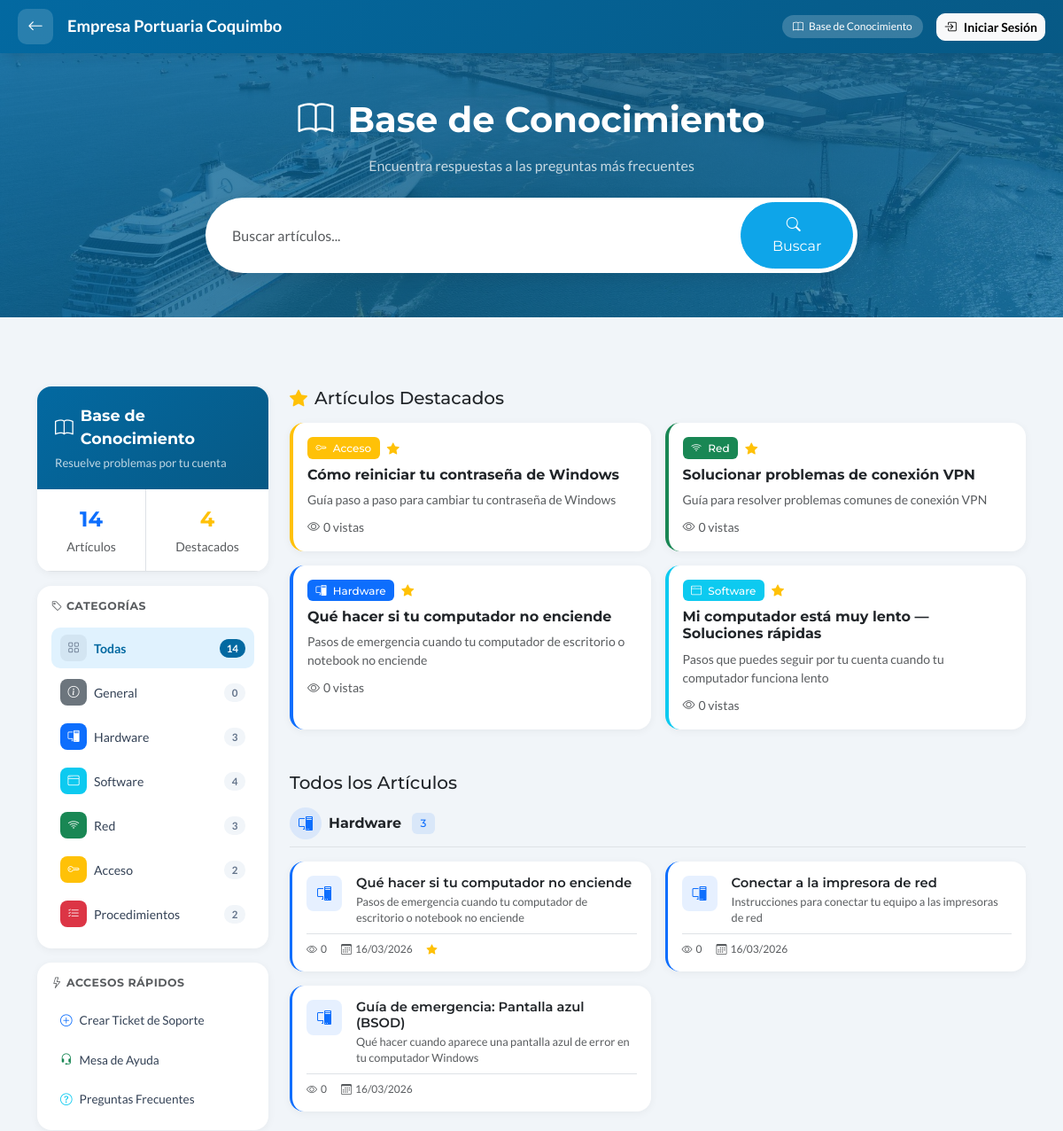
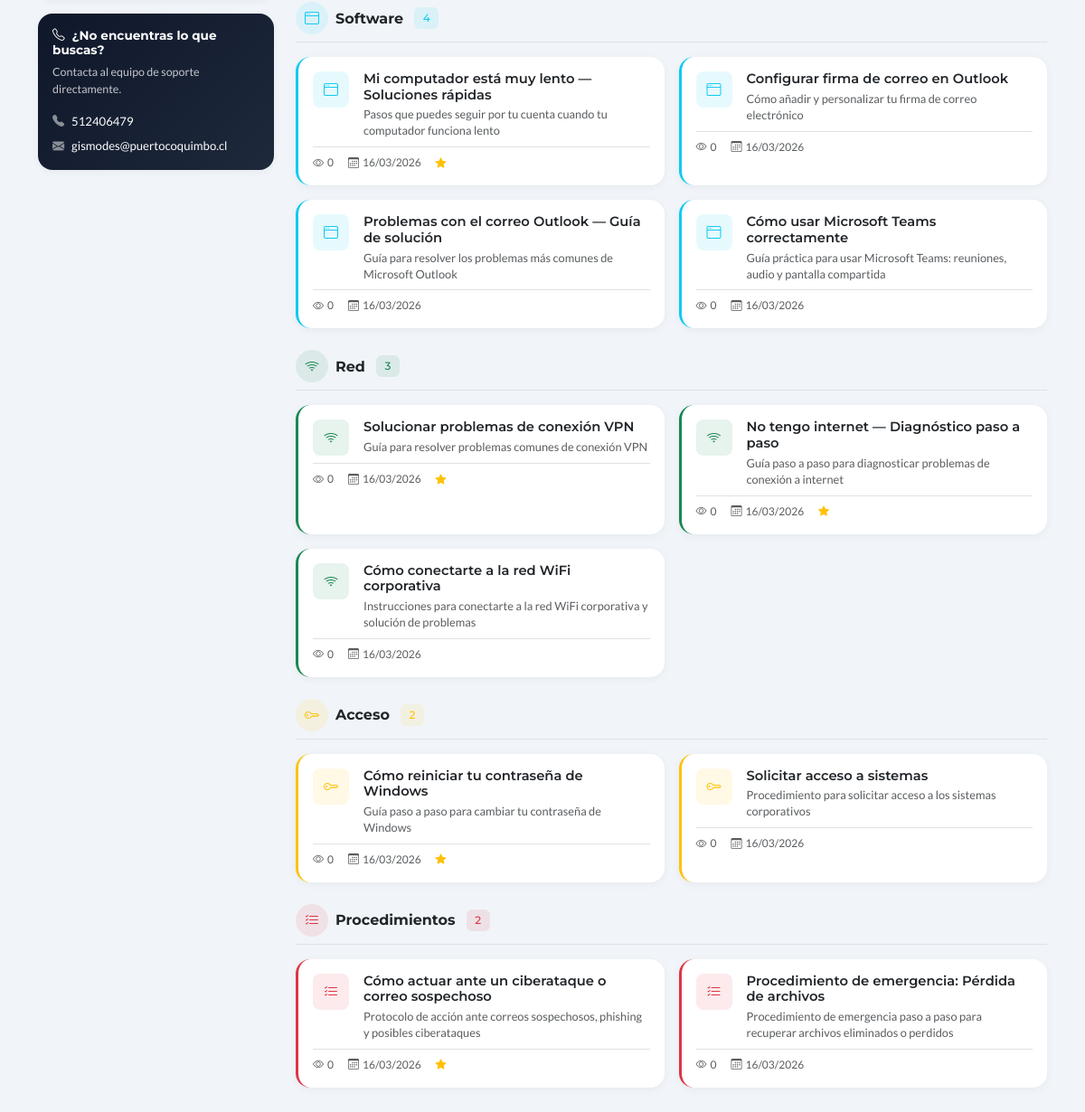
The page /base_conocimiento.php on the database its author committed (2 pictures, top to bottom).
### tables this page shows
CREATE TABLE IF NOT EXISTS knowledge_base (
    id INT AUTO_INCREMENT PRIMARY KEY,
    title VARCHAR(200) NOT NULL,
    slug VARCHAR(200) NOT NULL UNIQUE,
    content TEXT NOT NULL,
    excerpt VARCHAR(500) DEFAULT NULL,
    category ENUM('hardware', 'software', 'red', 'acceso', 'general', 'procedimientos') DEFAULT 'general',
    tags VARCHAR(500) DEFAULT NULL,
    author_id INT DEFAULT NULL,
    views INT DEFAULT 0,
    helpful_yes INT DEFAULT 0,
    helpful_no INT DEFAULT 0,
    is_published TINYINT(1) DEFAULT 1,
    is_featured TINYINT(1) DEFAULT 0,
    related_articles VARCHAR(200) DEFAULT NULL,
    created_at TIMESTAMP DEFAULT CURRENT_TIMESTAMP,
    updated_at TIMESTAMP DEFAULT CURRENT_TIMESTAMP ON UPDATE CURRENT_TIMESTAMP,
    FOREIGN KEY (author_id) REFERENCES users(id) ON DELETE SET NULL,
    INDEX idx_category (category),
    INDEX idx_published (is_published),
    FULLTEXT INDEX idx_search (title, content, tags)
);

### public/base_conocimiento.php (the view, shortened to what the rows shown need)
<?php
require_once '../includes/bootstrap.php';
$user = isLoggedIn() ? getCurrentUser() : null;
$isAdmin = $user && in_array($user['role'], ['admin', 'soporte']);
$article = null;
$search = sanitize($_GET['search'] ?? '');
$category = sanitize($_GET['category'] ?? '');
$where = $isAdmin ? '1=1' : 'is_published = 1';
$params = [];
$stmt = $pdo->prepare("
    SELECT kb.*, u.name as author_name
    FROM knowledge_base kb
    LEFT JOIN users u ON kb.author_id = u.id
    WHERE $where
    ORDER BY is_featured DESC, views DESC, created_at DESC
");
$stmt->execute($params);
$articles = $stmt->fetchAll();
$featuredStmt = $pdo->query("SELECT * FROM knowledge_base WHERE is_featured = 1 AND is_published = 1 ORDER BY views DESC LIMIT 4");
$featured = $featuredStmt->fetchAll();
$categories = [
    'general' => ['name' => 'General', 'icon' => 'info-circle', 'color' => 'secondary'],
    'hardware' => ['name' => 'Hardware', 'icon' => 'pc-display', 'color' => 'primary'],
    'software' => ['name' => 'Software', 'icon' => 'window', 'color' => 'info'],
    'red' => ['name' => 'Red', 'icon' => 'wifi', 'color' => 'success'],
    'acceso' => ['name' => 'Acceso', 'icon' => 'key', 'color' => 'warning'],
    'procedimientos' => ['name' => 'Procedimientos', 'icon' => 'list-check', 'color' => 'danger'],
];
?>
<!DOCTYPE html>
<html lang="es">
<head>
    <link href="https://cdn.jsdelivr.net/npm/bootstrap@5.3.2/dist/css/bootstrap.min.css" rel="stylesheet">
    <link href="https://cdn.jsdelivr.net/npm/bootstrap-icons@1.11.1/font/bootstrap-icons.css" rel="stylesheet">
    <link href="css/intranet.css" rel="stylesheet">
</head>
<body class="<?= $user ? 'has-sidebar' : '' ?>">
    <?php if ($article): ?>
    <div class="page-header" style="padding: 30px 0;">
        <div class="container position-relative">
            <nav aria-label="breadcrumb">
                <ol class="breadcrumb mb-3">
                    <li class="breadcrumb-item"><a href="base_conocimiento.php" class="text-white-50">Base de Conocimiento</a></li>
                    <li class="breadcrumb-item"><a href="?category=<?= $article['category'] ?>" class="text-white-50"><?= $categories[$article['category']]['name'] ?? 'General' ?></a></li>
                    <li class="breadcrumb-item active text-white"><?= htmlspecialchars($article['title']) ?></li>
                </ol>
            </nav>
        </div>
    </div>
    <div class="container py-5">
        <?php if (isset($_GET['thanks'])): ?>
        <div class="alert alert-success alert-dismissible fade show" role="alert">
            <i class="bi bi-heart-fill me-2"></i>¡Gracias por tu feedback!
            <button type="button" class="btn-close" data-bs-dismiss="alert"></button>
        </div>
        <?php endif; ?>
        <div class="row">
            <div class="col-lg-8">
                <div class="card">
                    <div class="card-body p-5">
                        <div class="d-flex align-items-center mb-4">
                            <span class="badge bg-<?= $categories[$article['category']]['color'] ?? 'secondary' ?> me-2">
                                <i class="bi bi-<?= $categories[$article['category']]['icon'] ?? 'info-circle' ?> me-1"></i>
                                <?= $categories[$article['category']]['name'] ?? 'General' ?>
                            </span>
                            <small class="text-muted">
                                <i class="bi bi-eye me-1"></i><?= number_format($article['views']) ?> vistas
                            </small>
                        </div>
                        <h1 class="fw-bold mb-4"><?= htmlspecialchars($article['title']) ?></h1>
                        <div class="article-content">
                            <?= $article['content'] ?>
                        </div>
                        <?php if ($article['tags']): ?>
                        <div class="mt-4 pt-4 border-top">
                            <i class="bi bi-tags me-2"></i>
                            <?php foreach (explode(',', $article['tags']) as $tag): ?>
                            <a href="?search=<?= urlencode(trim($tag)) ?>" class="badge bg-light text-dark me-1"><?= htmlspecialchars(trim($tag)) ?></a>
                            <?php endforeach; ?>
                        </div>
                        <?php endif; ?>
                        <div class="mt-5 pt-4 border-top text-center">
                            <h5 class="mb-3">¿Te fue útil este artículo?</h5>
                            <div class="d-flex justify-content-center gap-3">
                                <a href="?helpful=yes&article_id=<?= $article['id'] ?>" class="helpful-btn border-success text-success">
                                    <i class="bi bi-hand-thumbs-up me-2"></i>Sí (<?= $article['helpful_yes'] ?>)
                                </a>
                                <a href="?helpful=no&article_id=<?= $article['id'] ?>" class="helpful-btn border-danger text-danger">
                                    <i class="bi bi-hand-thumbs-down me-2"></i>No (<?= $article['helpful_no'] ?>)
                                </a>
                            </div>
                        </div>
                    </div>
                </div>
            </div>
            <div class="col-lg-4">
                <div class="card mb-4">
                    <div class="card-body">
                        <h6 class="text-muted mb-3">Información</h6>
                        <p class="mb-2"><i class="bi bi-person me-2"></i><?= htmlspecialchars($article['author_name'] ?? 'Sistema') ?></p>
                        <p class="mb-2"><i class="bi bi-calendar me-2"></i><?= date('d/m/Y', strtotime($article['created_at'])) ?></p>
                        <p class="mb-0"><i class="bi bi-clock me-2"></i>Actualizado: <?= date('d/m/Y', strtotime($article['updated_at'])) ?></p>
                    </div>
                </div>
                <div class="card">
                    <div class="card-header bg-white">
                        <h6 class="mb-0">¿Necesitas más ayuda?</h6>
                    </div>
                    <div class="card-body">
                        <p class="text-muted small">Si no encontraste la solución, crea un ticket de soporte.</p>
                        <a href="crear_ticket.php" class="btn btn-primary w-100">
                            <i class="bi bi-plus-lg me-2"></i>Crear Ticket
                        </a>
                    </div>
                </div>
            </div>
        </div>
    </div>
    <?php else: ?>
    <div class="page-header">
        <div class="container position-relative text-center">
            <h1 class="mb-3"><i class="bi bi-book me-3"></i>Base de Conocimiento</h1>
        </div>
    </div>
    <div class="container py-5">
        <div class="row g-4">
            <div class="col-lg-9">
                <?php if (!empty($featured) && empty($search) && empty($category)): ?>
                <div class="row g-3 mb-5">
                    <?php foreach ($featured as $feat): ?>
                    <div class="col-md-6">
                        <a href="?article=<?= $feat['id'] ?>" class="card article-card h-100 text-decoration-none" style="border-left: 4px solid var(--bs-<?= $categories[$feat['category']]['color'] ?? 'secondary' ?>); overflow: hidden;">
                            <div class="card-body">
                                <div class="d-flex align-items-center mb-2 gap-2">
                                    <span class="badge bg-<?= $categories[$feat['category']]['color'] ?? 'secondary' ?>">
                                        <i class="bi bi-<?= $categories[$feat['category']]['icon'] ?? 'info-circle' ?> me-1"></i>
                                        <?= $categories[$feat['category']]['name'] ?? 'General' ?>
                                    </span>
                                    <small class="text-warning"><i class="bi bi-star-fill"></i></small>
                                </div>
                                <h6 class="text-dark fw-bold mb-2"><?= htmlspecialchars($feat['title']) ?></h6>
                                <p class="text-muted small mb-2"><?= htmlspecialchars($feat['excerpt'] ?: substr(strip_tags($feat['content']), 0, 100)) ?></p>
                                <small class="text-muted"><i class="bi bi-eye me-1"></i><?= $feat['views'] ?> vistas</small>
                            </div>
                        </a>
                    </div>
                    <?php endforeach; ?>
                </div>
                <?php endif; ?>
                <?php if (empty($articles)): ?>
                <div class="card">
                    <div class="card-body text-center py-5">
                        <i class="bi bi-search fs-1 text-muted mb-3 d-block"></i>
                        <h5 class="text-muted">No se encontraron artículos</h5>
                        <p class="text-muted">Intenta con otros términos de búsqueda</p>
                    </div>
                </div>
                <?php else: ?>
                <?php if (empty($search) && empty($category)): ?>
                    <?php
                    $grouped = [];
                    foreach ($articles as $art) {
                        $grouped[$art['category']][] = $art;
                    }
                    $orderedGroups = [];
                    foreach (array_keys($categories) as $catKey) {
                        if (isset($grouped[$catKey])) {
                            $orderedGroups[$catKey] = $grouped[$catKey];
                        }
                    }
                    ?>
                    <?php foreach ($orderedGroups as $groupCat => $groupArticles): ?>
                    <div class="mb-4">
                        <div class="d-flex align-items-center gap-2 mb-3 pb-2 border-bottom">
                            <div class="rounded-circle d-flex align-items-center justify-content-center bg-<?= $categories[$groupCat]['color'] ?? 'secondary' ?> bg-opacity-10" style="width: 36px; height: 36px;">
                                <i class="bi bi-<?= $categories[$groupCat]['icon'] ?? 'info-circle' ?> text-<?= $categories[$groupCat]['color'] ?? 'secondary' ?>"></i>
                            </div>
                            <h6 class="mb-0 fw-bold"><?= $categories[$groupCat]['name'] ?? 'General' ?></h6>
                            <span class="badge bg-<?= $categories[$groupCat]['color'] ?? 'secondary' ?> bg-opacity-10 text-<?= $categories[$groupCat]['color'] ?? 'secondary' ?> ms-1"><?= count($groupArticles) ?></span>
                        </div>
                        <div class="row g-3">
                            <?php foreach ($groupArticles as $art): ?>
                            <div class="col-md-6">
                                <a href="?article=<?= $art['id'] ?>" class="card article-card h-100 text-decoration-none" style="border-left: 3px solid var(--bs-<?= $categories[$art['category']]['color'] ?? 'secondary' ?>);">
                                    <div class="card-body py-3 px-3">
                                        <div class="d-flex align-items-start gap-3">
                                            <div class="bg-<?= $categories[$art['category']]['color'] ?? 'secondary' ?> bg-opacity-10 text-<?= $categories[$art['category']]['color'] ?? 'secondary' ?> rounded-3 p-2 flex-shrink-0 d-flex align-items-center justify-content-center" style="width: 40px; height: 40px;">
                                                <i class="bi bi-<?= $categories[$art['category']]['icon'] ?? 'info-circle' ?>"></i>
                                            </div>
                                            <div class="flex-grow-1 min-width-0">
                                                <h6 class="text-dark mb-1 fw-semibold" style="font-size: 0.92rem;"><?= htmlspecialchars($art['title']) ?></h6>
                                                <p class="text-muted mb-0" style="font-size: 0.8rem; line-height: 1.4; display: -webkit-box; -webkit-line-clamp: 2; -webkit-box-orient: vertical; overflow: hidden;"><?= htmlspecialchars($art['excerpt'] ?: substr(strip_tags($art['content']), 0, 120)) ?></p>
                                            </div>
                                        </div>
                                        <div class="d-flex align-items-center gap-3 mt-2 pt-2 border-top" style="font-size: 0.75rem;">
                                            <span class="text-muted"><i class="bi bi-eye me-1"></i><?= $art['views'] ?></span>
                                            <span class="text-muted"><i class="bi bi-calendar3 me-1"></i><?= date('d/m/Y', strtotime($art['created_at'])) ?></span>
                                            <?php if ($art['is_featured']): ?><span class="text-warning"><i class="bi bi-star-fill"></i></span><?php endif; ?>
                                        </div>
                                    </div>
                                </a>
                            </div>
                            <?php endforeach; ?>
                        </div>
                    </div>
                    <?php endforeach; ?>
                <?php endif; ?>
                <?php endif; ?>
            </div>
        </div>
    </div>
    <?php endif; ?>
</body>
</html>

### rows shown on the page
knowledge_base: category "Acceso", title "Cómo reiniciar tu contraseña de Windows", excerpt "Guía paso a paso para cambiar tu contraseña de Windows", views "0", created_at "16/03/2026", is_featured 1 (drawn)
knowledge_base: category "Red", title "Solucionar problemas de conexión VPN", excerpt "Guía para resolver problemas comunes de conexión VPN", views "0", created_at "16/03/2026", is_featured 1 (drawn)
knowledge_base: category "Hardware", title "Qué hacer si tu computador no enciende", excerpt "Pasos de emergencia cuando tu computador de escritorio o notebook no enciende", views "0", created_at "16/03/2026", is_featured 1 (drawn)
knowledge_base: category "Software", title "Mi computador está muy lento — Soluciones rápidas", excerpt "Pasos que puedes seguir por tu cuenta cuando tu computador funciona lento", views "0", created_at "16/03/2026", is_featured 1 (drawn)
knowledge_base: title "Conectar a la impresora de red", excerpt "Instrucciones para conectar tu equipo a las impresoras de red", views "0", created_at "16/03/2026"
knowledge_base: title "Guía de emergencia: Pantalla azul (BSOD)", excerpt "Qué hacer cuando aparece una pantalla azul de error en tu computador Windows", views "0", created_at "16/03/2026"
knowledge_base: title "Configurar firma de correo en Outlook", excerpt "Cómo añadir y personalizar tu firma de correo electrónico", views "0", created_at "16/03/2026"
knowledge_base: title "Problemas con el correo Outlook — Guía de solución", excerpt "Guía para resolver los problemas más comunes de Microsoft Outlook", views "0", created_at "16/03/2026"
knowledge_base: title "Cómo usar Microsoft Teams correctamente", excerpt "Guía práctica para usar Microsoft Teams: reuniones, audio y pantalla compartida", views "0", created_at "16/03/2026"
knowledge_base: title "No tengo internet — Diagnóstico paso a paso", excerpt "Guía paso a paso para diagnosticar problemas de conexión a internet", views "0", created_at "16/03/2026", is_featured 1 (drawn)
knowledge_base: title "Cómo conectarte a la red WiFi corporativa", excerpt "Instrucciones para conectarte a la red WiFi corporativa y solución de problemas", views "0", created_at "16/03/2026"
knowledge_base: title "Solicitar acceso a sistemas", excerpt "Procedimiento para solicitar acceso a los sistemas corporativos", views "0", created_at "16/03/2026"
knowledge_base: title "Cómo actuar ante un ciberataque o correo sospechoso", excerpt "Protocolo de acción ante correos sospechosos, phishing y posibles ciberataques", views "0", created_at "16/03/2026", is_featured 1 (drawn)
knowledge_base: title "Procedimiento de emergencia: Pérdida de archivos", excerpt "Procedimiento de emergencia paso a paso para recuperar archivos eliminados o perdidos", views "0", created_at "16/03/2026"

### other values the page prints
$totalArticles "14"
$totalFeatured "4"
$cat['name'] "General"
$count "0"
$cat['name'] "Hardware"
$count "3"
$cat['name'] "Software"
$count "4"
$cat['name'] "Red"
$cat['name'] "Acceso"
$count "2"
$cat['name'] "Procedimientos"
$categories[$groupCat]['name'] "Hardware"
count($groupArticles) "3"
$categories[$groupCat]['name'] "Software"
